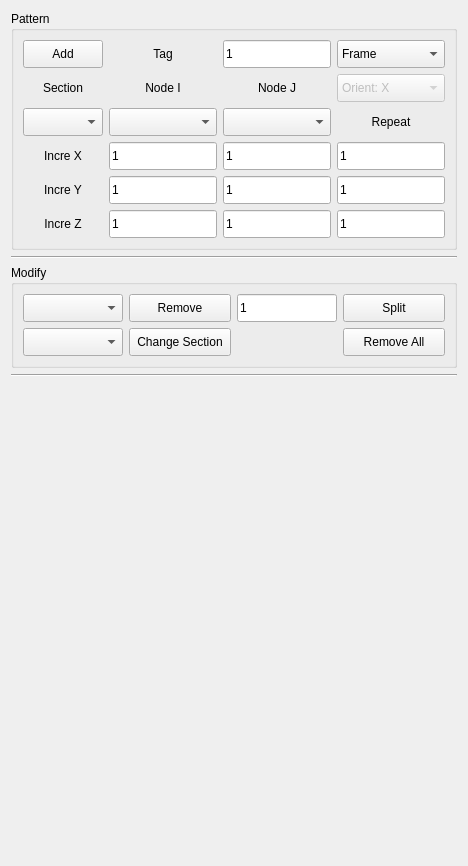
       <widget class="QWidget" name="tab_element">
        <attribute name="title">
         <string>Element</string>
        </attribute>
        <layout class="QVBoxLayout" name="verticalLayout_8">
         <item>
          <widget class="QGroupBox" name="groupBox_2">
           <property name="title">
            <string>Pattern</string>
           </property>
           <layout class="QVBoxLayout" name="verticalLayout_7">
            <item>
             <layout class="QGridLayout" name="gridLayout_2">
              <item row="0" column="0">
               <widget class="QPushButton" name="button_add_element">
                <property name="sizePolicy">
                 <sizepolicy hsizetype="Preferred" vsizetype="Fixed">
                  <horstretch>0</horstretch>
                  <verstretch>0</verstretch>
                 </sizepolicy>
                </property>
                <property name="minimumSize">
                 <size>
                  <width>80</width>
                  <height>28</height>
                 </size>
                </property>
                <property name="maximumSize">
                 <size>
                  <width>120</width>
                  <height>50</height>
                 </size>
                </property>
                <property name="text">
                 <string>Add</string>
                </property>
               </widget>
              </item>
              <item row="0" column="1">
               <widget class="QLabel" name="label_element">
                <property name="sizePolicy">
                 <sizepolicy hsizetype="Preferred" vsizetype="Preferred">
                  <horstretch>0</horstretch>
                  <verstretch>0</verstretch>
                 </sizepolicy>
                </property>
                <property name="minimumSize">
                 <size>
                  <width>80</width>
                  <height>28</height>
                 </size>
                </property>
                <property name="maximumSize">
                 <size>
                  <width>120</width>
                  <height>50</height>
                 </size>
                </property>
                <property name="text">
                 <string>Tag</string>
                </property>
                <property name="alignment">
                 <set>Qt::AlignCenter</set>
                </property>
               </widget>
              </item>
              <item row="0" column="2">
               <widget class="QLineEdit" name="input_element_tag">
                <property name="sizePolicy">
                 <sizepolicy hsizetype="Preferred" vsizetype="Fixed">
                  <horstretch>0</horstretch>
                  <verstretch>0</verstretch>
                 </sizepolicy>
                </property>
                <property name="minimumSize">
                 <size>
                  <width>80</width>
                  <height>28</height>
                 </size>
                </property>
                <property name="maximumSize">
                 <size>
                  <width>120</width>
                  <height>50</height>
                 </size>
                </property>
                <property name="text">
                 <string>1</string>
                </property>
               </widget>
              </item>
              <item row="1" column="0">
               <widget class="QLabel" name="label_material">
                <property name="sizePolicy">
                 <sizepolicy hsizetype="Preferred" vsizetype="Preferred">
                  <horstretch>0</horstretch>
                  <verstretch>0</verstretch>
                 </sizepolicy>
                </property>
                <property name="minimumSize">
                 <size>
                  <width>80</width>
                  <height>28</height>
                 </size>
                </property>
                <property name="maximumSize">
                 <size>
                  <width>120</width>
                  <height>50</height>
                 </size>
                </property>
                <property name="text">
                 <string>Section</string>
                </property>
                <property name="alignment">
                 <set>Qt::AlignCenter</set>
                </property>
               </widget>
              </item>
              <item row="1" column="1">
               <widget class="QLabel" name="label_nodei">
                <property name="sizePolicy">
                 <sizepolicy hsizetype="Preferred" vsizetype="Preferred">
                  <horstretch>0</horstretch>
                  <verstretch>0</verstretch>
                 </sizepolicy>
                </property>
                <property name="minimumSize">
                 <size>
                  <width>80</width>
                  <height>28</height>
                 </size>
                </property>
                <property name="maximumSize">
                 <size>
                  <width>120</width>
                  <height>50</height>
                 </size>
                </property>
                <property name="text">
                 <string>Node I</string>
                </property>
                <property name="alignment">
                 <set>Qt::AlignCenter</set>
                </property>
               </widget>
              </item>
              <item row="1" column="2">
               <widget class="QLabel" name="label_nodej">
                <property name="sizePolicy">
                 <sizepolicy hsizetype="Preferred" vsizetype="Preferred">
                  <horstretch>0</horstretch>
                  <verstretch>0</verstretch>
                 </sizepolicy>
                </property>
                <property name="minimumSize">
                 <size>
                  <width>80</width>
                  <height>28</height>
                 </size>
                </property>
                <property name="maximumSize">
                 <size>
                  <width>120</width>
                  <height>50</height>
                 </size>
                </property>
                <property name="text">
                 <string>Node J</string>
                </property>
                <property name="alignment">
                 <set>Qt::AlignCenter</set>
                </property>
               </widget>
              </item>
              <item row="2" column="0">
               <widget class="QComboBox" name="box_section">
                <property name="sizePolicy">
                 <sizepolicy hsizetype="Preferred" vsizetype="Fixed">
                  <horstretch>0</horstretch>
                  <verstretch>0</verstretch>
                 </sizepolicy>
                </property>
                <property name="minimumSize">
                 <size>
                  <width>80</width>
                  <height>28</height>
                 </size>
                </property>
                <property name="maximumSize">
                 <size>
                  <width>120</width>
                  <height>50</height>
                 </size>
                </property>
               </widget>
              </item>
              <item row="2" column="1">
               <widget class="QComboBox" name="box_node_i">
                <property name="sizePolicy">
                 <sizepolicy hsizetype="Preferred" vsizetype="Fixed">
                  <horstretch>0</horstretch>
                  <verstretch>0</verstretch>
                 </sizepolicy>
                </property>
                <property name="minimumSize">
                 <size>
                  <width>80</width>
                  <height>28</height>
                 </size>
                </property>
                <property name="maximumSize">
                 <size>
                  <width>120</width>
                  <height>50</height>
                 </size>
                </property>
               </widget>
              </item>
              <item row="2" column="2">
               <widget class="QComboBox" name="box_node_j">
                <property name="sizePolicy">
                 <sizepolicy hsizetype="Preferred" vsizetype="Fixed">
                  <horstretch>0</horstretch>
                  <verstretch>0</verstretch>
                 </sizepolicy>
                </property>
                <property name="minimumSize">
                 <size>
                  <width>80</width>
                  <height>28</height>
                 </size>
                </property>
                <property name="maximumSize">
                 <size>
                  <width>120</width>
                  <height>50</height>
                 </size>
                </property>
               </widget>
              </item>
              <item row="2" column="3">
               <widget class="QLabel" name="label_repeat">
                <property name="sizePolicy">
                 <sizepolicy hsizetype="Preferred" vsizetype="Preferred">
                  <horstretch>0</horstretch>
                  <verstretch>0</verstretch>
                 </sizepolicy>
                </property>
                <property name="minimumSize">
                 <size>
                  <width>80</width>
                  <height>28</height>
                 </size>
                </property>
                <property name="maximumSize">
                 <size>
                  <width>120</width>
                  <height>50</height>
                 </size>
                </property>
                <property name="text">
                 <string>Repeat</string>
                </property>
                <property name="alignment">
                 <set>Qt::AlignCenter</set>
                </property>
               </widget>
              </item>
              <item row="3" column="0">
               <widget class="QLabel" name="label_increi">
                <property name="sizePolicy">
                 <sizepolicy hsizetype="Preferred" vsizetype="Preferred">
                  <horstretch>0</horstretch>
                  <verstretch>0</verstretch>
                 </sizepolicy>
                </property>
                <property name="minimumSize">
                 <size>
                  <width>80</width>
                  <height>28</height>
                 </size>
                </property>
                <property name="maximumSize">
                 <size>
                  <width>120</width>
                  <height>50</height>
                 </size>
                </property>
                <property name="text">
                 <string>Incre X</string>
                </property>
                <property name="alignment">
                 <set>Qt::AlignCenter</set>
                </property>
               </widget>
              </item>
              <item row="3" column="1">
               <widget class="QLineEdit" name="input_increix">
                <property name="sizePolicy">
                 <sizepolicy hsizetype="Preferred" vsizetype="Fixed">
                  <horstretch>0</horstretch>
                  <verstretch>0</verstretch>
                 </sizepolicy>
                </property>
                <property name="minimumSize">
                 <size>
                  <width>80</width>
                  <height>28</height>
                 </size>
                </property>
                <property name="maximumSize">
                 <size>
                  <width>120</width>
                  <height>50</height>
                 </size>
                </property>
                <property name="text">
                 <string>1</string>
                </property>
               </widget>
              </item>
              <item row="3" column="2">
               <widget class="QLineEdit" name="input_increjx">
                <property name="sizePolicy">
                 <sizepolicy hsizetype="Preferred" vsizetype="Fixed">
                  <horstretch>0</horstretch>
                  <verstretch>0</verstretch>
                 </sizepolicy>
                </property>
                <property name="minimumSize">
                 <size>
                  <width>80</width>
                  <height>28</height>
                 </size>
                </property>
                <property name="maximumSize">
                 <size>
                  <width>120</width>
                  <height>50</height>
                 </size>
                </property>
                <property name="text">
                 <string>1</string>
                </property>
               </widget>
              </item>
              <item row="3" column="3">
               <widget class="QLineEdit" name="input_repeati">
                <property name="sizePolicy">
                 <sizepolicy hsizetype="Preferred" vsizetype="Fixed">
                  <horstretch>0</horstretch>
                  <verstretch>0</verstretch>
                 </sizepolicy>
                </property>
                <property name="minimumSize">
                 <size>
                  <width>80</width>
                  <height>28</height>
                 </size>
                </property>
                <property name="maximumSize">
                 <size>
                  <width>120</width>
                  <height>50</height>
                 </size>
                </property>
                <property name="text">
                 <string>1</string>
                </property>
               </widget>
              </item>
              <item row="4" column="0">
               <widget class="QLabel" name="label_increj">
                <property name="sizePolicy">
                 <sizepolicy hsizetype="Preferred" vsizetype="Preferred">
                  <horstretch>0</horstretch>
                  <verstretch>0</verstretch>
                 </sizepolicy>
                </property>
                <property name="minimumSize">
                 <size>
                  <width>80</width>
                  <height>28</height>
                 </size>
                </property>
                <property name="maximumSize">
                 <size>
                  <width>120</width>
                  <height>50</height>
                 </size>
                </property>
                <property name="text">
                 <string>Incre Y</string>
                </property>
                <property name="alignment">
                 <set>Qt::AlignCenter</set>
                </property>
               </widget>
              </item>
              <item row="4" column="1">
               <widget class="QLineEdit" name="input_increiy">
                <property name="sizePolicy">
                 <sizepolicy hsizetype="Preferred" vsizetype="Fixed">
                  <horstretch>0</horstretch>
                  <verstretch>0</verstretch>
                 </sizepolicy>
                </property>
                <property name="minimumSize">
                 <size>
                  <width>80</width>
                  <height>28</height>
                 </size>
                </property>
                <property name="maximumSize">
                 <size>
                  <width>120</width>
                  <height>50</height>
                 </size>
                </property>
                <property name="text">
                 <string>1</string>
                </property>
               </widget>
              </item>
              <item row="4" column="2">
               <widget class="QLineEdit" name="input_increjy">
                <property name="sizePolicy">
                 <sizepolicy hsizetype="Preferred" vsizetype="Fixed">
                  <horstretch>0</horstretch>
                  <verstretch>0</verstretch>
                 </sizepolicy>
                </property>
                <property name="minimumSize">
                 <size>
                  <width>80</width>
                  <height>28</height>
                 </size>
                </property>
                <property name="maximumSize">
                 <size>
                  <width>120</width>
                  <height>50</height>
                 </size>
                </property>
                <property name="text">
                 <string>1</string>
                </property>
               </widget>
              </item>
              <item row="4" column="3">
               <widget class="QLineEdit" name="input_repeatj">
                <property name="sizePolicy">
                 <sizepolicy hsizetype="Preferred" vsizetype="Fixed">
                  <horstretch>0</horstretch>
                  <verstretch>0</verstretch>
                 </sizepolicy>
                </property>
                <property name="minimumSize">
                 <size>
                  <width>80</width>
                  <height>28</height>
                 </size>
                </property>
                <property name="maximumSize">
                 <size>
                  <width>120</width>
                  <height>50</height>
                 </size>
                </property>
                <property name="text">
                 <string>1</string>
                </property>
               </widget>
              </item>
              <item row="5" column="0">
               <widget class="QLabel" name="label_increk">
                <property name="sizePolicy">
                 <sizepolicy hsizetype="Preferred" vsizetype="Preferred">
                  <horstretch>0</horstretch>
                  <verstretch>0</verstretch>
                 </sizepolicy>
                </property>
                <property name="minimumSize">
                 <size>
                  <width>80</width>
                  <height>28</height>
                 </size>
                </property>
                <property name="maximumSize">
                 <size>
                  <width>120</width>
                  <height>50</height>
                 </size>
                </property>
                <property name="text">
                 <string>Incre Z</string>
                </property>
                <property name="alignment">
                 <set>Qt::AlignCenter</set>
                </property>
               </widget>
              </item>
              <item row="5" column="1">
               <widget class="QLineEdit" name="input_increiz">
                <property name="sizePolicy">
                 <sizepolicy hsizetype="Preferred" vsizetype="Fixed">
                  <horstretch>0</horstretch>
                  <verstretch>0</verstretch>
                 </sizepolicy>
                </property>
                <property name="minimumSize">
                 <size>
                  <width>80</width>
                  <height>28</height>
                 </size>
                </property>
                <property name="maximumSize">
                 <size>
                  <width>120</width>
                  <height>50</height>
                 </size>
                </property>
                <property name="text">
                 <string>1</string>
                </property>
               </widget>
              </item>
              <item row="5" column="2">
               <widget class="QLineEdit" name="input_increjz">
                <property name="sizePolicy">
                 <sizepolicy hsizetype="Preferred" vsizetype="Fixed">
                  <horstretch>0</horstretch>
                  <verstretch>0</verstretch>
                 </sizepolicy>
                </property>
                <property name="minimumSize">
                 <size>
                  <width>80</width>
                  <height>28</height>
                 </size>
                </property>
                <property name="maximumSize">
                 <size>
                  <width>120</width>
                  <height>50</height>
                 </size>
                </property>
                <property name="text">
                 <string>1</string>
                </property>
               </widget>
              </item>
              <item row="5" column="3">
               <widget class="QLineEdit" name="input_repeatk">
                <property name="sizePolicy">
                 <sizepolicy hsizetype="Preferred" vsizetype="Fixed">
                  <horstretch>0</horstretch>
                  <verstretch>0</verstretch>
                 </sizepolicy>
                </property>
                <property name="minimumSize">
                 <size>
                  <width>80</width>
                  <height>28</height>
                 </size>
                </property>
                <property name="maximumSize">
                 <size>
                  <width>120</width>
                  <height>50</height>
                 </size>
                </property>
                <property name="text">
                 <string>1</string>
                </property>
               </widget>
              </item>
              <item row="0" column="3">
               <widget class="QComboBox" name="box_element_type">
                <property name="sizePolicy">
                 <sizepolicy hsizetype="Preferred" vsizetype="Fixed">
                  <horstretch>0</horstretch>
                  <verstretch>0</verstretch>
                 </sizepolicy>
                </property>
                <property name="minimumSize">
                 <size>
                  <width>80</width>
                  <height>28</height>
                 </size>
                </property>
                <property name="maximumSize">
                 <size>
                  <width>120</width>
                  <height>50</height>
                 </size>
                </property>
                <item>
                 <property name="text">
                  <string>Frame</string>
                 </property>
                </item>
                <item>
                 <property name="text">
                  <string>Brace</string>
                 </property>
                </item>
                <item>
                 <property name="text">
                  <string>Wall</string>
                 </property>
                </item>
               </widget>
              </item>
              <item row="1" column="3">
               <widget class="QComboBox" name="box_orient">
                <property name="enabled">
                 <bool>false</bool>
                </property>
                <property name="minimumSize">
                 <size>
                  <width>80</width>
                  <height>28</height>
                 </size>
                </property>
                <property name="maximumSize">
                 <size>
                  <width>120</width>
                  <height>50</height>
                 </size>
                </property>
                <item>
                 <property name="text">
                  <string>Orient: X</string>
                 </property>
                </item>
                <item>
                 <property name="text">
                  <string>Orient: Y</string>
                 </property>
                </item>
               </widget>
              </item>
             </layout>
            </item>
           </layout>
          </widget>
         </item>
         <item>
          <widget class="Line" name="line_5">
           <property name="orientation">
            <enum>Qt::Horizontal</enum>
           </property>
          </widget>
         </item>
         <item>
          <widget class="QGroupBox" name="groupBox_8">
           <property name="title">
            <string>Modify</string>
           </property>
           <layout class="QVBoxLayout" name="verticalLayout_4">
            <item>
             <layout class="QGridLayout" name="gridLayout_4">
              <item row="0" column="1">
               <widget class="QPushButton" name="button_remove_element">
                <property name="minimumSize">
                 <size>
                  <width>100</width>
                  <height>28</height>
                 </size>
                </property>
                <property name="maximumSize">
                 <size>
                  <width>120</width>
                  <height>40</height>
                 </size>
                </property>
                <property name="text">
                 <string>Remove</string>
                </property>
               </widget>
              </item>
              <item row="0" column="3">
               <widget class="QPushButton" name="button_split_element">
                <property name="minimumSize">
                 <size>
                  <width>60</width>
                  <height>28</height>
                 </size>
                </property>
                <property name="maximumSize">
                 <size>
                  <width>120</width>
                  <height>40</height>
                 </size>
                </property>
                <property name="text">
                 <string>Split</string>
                </property>
               </widget>
              </item>
              <item row="1" column="0">
               <widget class="QComboBox" name="box_section_2">
                <property name="minimumSize">
                 <size>
                  <width>60</width>
                  <height>28</height>
                 </size>
                </property>
                <property name="maximumSize">
                 <size>
                  <width>100</width>
                  <height>40</height>
                 </size>
                </property>
               </widget>
              </item>
              <item row="0" column="0">
               <widget class="QComboBox" name="box_element">
                <property name="minimumSize">
                 <size>
                  <width>60</width>
                  <height>28</height>
                 </size>
                </property>
                <property name="maximumSize">
                 <size>
                  <width>100</width>
                  <height>40</height>
                 </size>
                </property>
               </widget>
              </item>
              <item row="0" column="2">
               <widget class="QLineEdit" name="input_split">
                <property name="minimumSize">
                 <size>
                  <width>60</width>
                  <height>28</height>
                 </size>
                </property>
                <property name="maximumSize">
                 <size>
                  <width>100</width>
                  <height>16777215</height>
                 </size>
                </property>
                <property name="text">
                 <string>1</string>
                </property>
               </widget>
              </item>
              <item row="1" column="1">
               <widget class="QPushButton" name="button_change_section">
                <property name="minimumSize">
                 <size>
                  <width>100</width>
                  <height>28</height>
                 </size>
                </property>
                <property name="maximumSize">
                 <size>
                  <width>120</width>
                  <height>40</height>
                 </size>
                </property>
                <property name="text">
                 <string>Change Section</string>
                </property>
               </widget>
              </item>
              <item row="1" column="3">
               <widget class="QPushButton" name="button_remove_all_element">
                <property name="minimumSize">
                 <size>
                  <width>60</width>
                  <height>28</height>
                 </size>
                </property>
                <property name="maximumSize">
                 <size>
                  <width>120</width>
                  <height>40</height>
                 </size>
                </property>
                <property name="text">
                 <string>Remove All</string>
                </property>
               </widget>
              </item>
             </layout>
            </item>
           </layout>
          </widget>
         </item>
         <item>
          <widget class="Line" name="line_4">
           <property name="orientation">
            <enum>Qt::Horizontal</enum>
           </property>
          </widget>
         </item>
         <item>
          <widget class="QLabel" name="label_section_info">
           <property name="text">
            <string/>
           </property>
          </widget>
         </item>
         <item>
          <spacer name="verticalSpacer_2">
           <property name="orientation">
            <enum>Qt::Vertical</enum>
           </property>
           <property name="sizeHint" stdset="0">
            <size>
             <width>20</width>
             <height>458</height>
            </size>
           </property>
          </spacer>
         </item>
        </layout>
       </widget>
